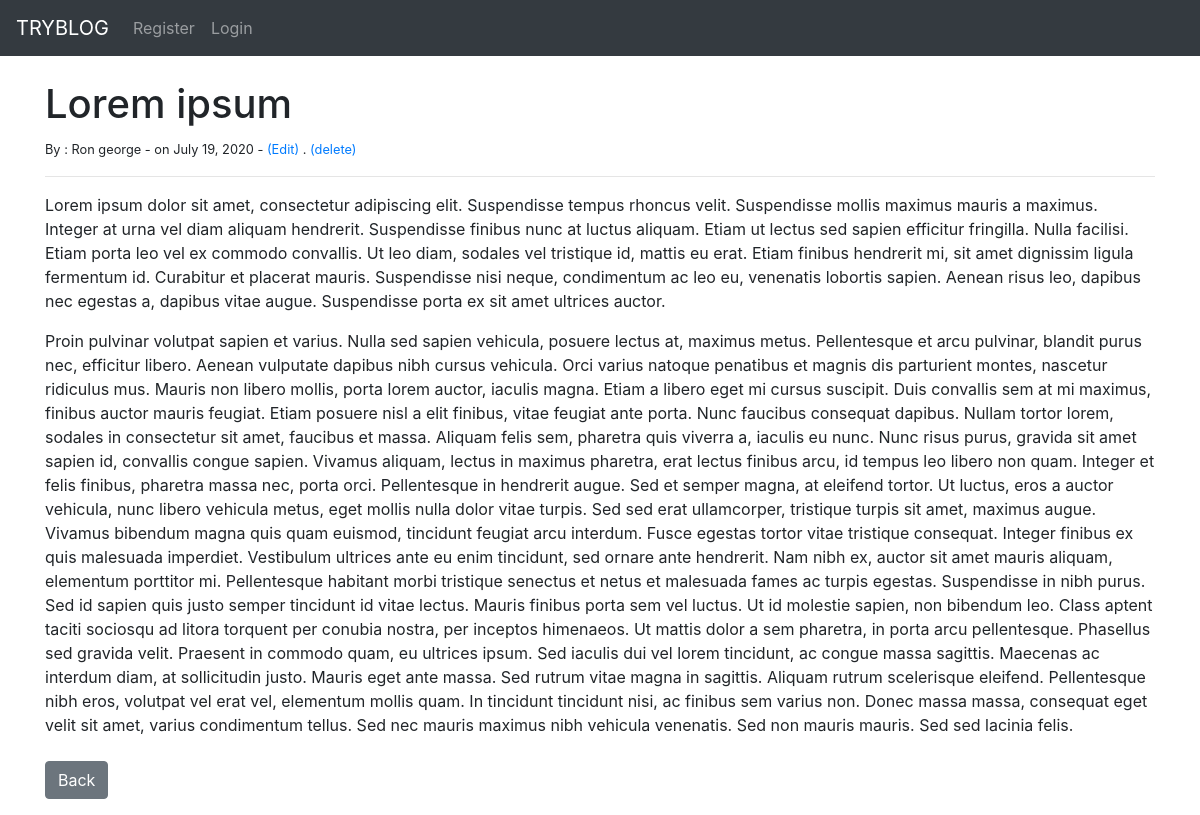
/article/7, run on the app's committed database.
### myblog/models.py (models this page shows, shortened)
class Post(models.Model):
    title = models.CharField(max_length=255)
    title_tag = models.CharField(max_length=255)
    author = models.ForeignKey(User, on_delete=models.CASCADE)
    body = models.TextField()
    post_date = models.DateField(auto_now_add=True)
    category = models.CharField(max_length=255,default='coding')

### myblog/views.py (the view)
# urls.py: path('article/<int:pk>',ArticleView.as_view(),name="article-details"),
class ArticleView(DetailView):
    model = Post
    template_name = 'article_details.html'

### myblog/templates/article_details.html (shortened to what this page needs)
{% extends 'base.html'%}
{% block content %}
<h1>{{ post.title }}</h1>
<small> By : {{post.author.first_name}} {{post.author.last_name}} - on {{ post.post_date }} -
    <a href="{% url 'update_post' post.pk %}">(Edit)</a> .
        <a href="{% url 'delete_post' post.pk %}">(delete)</a></small><br/>
<hr>
{{post.body|safe}}
<br/><br/>
<a href="{% url 'home' %}" class="btn btn-secondary">Back</a>
{% endblock %}

### data on the page
Post: title "Lorem ipsum", author.first_name "Ron", author.last_name "george", post_date "July 19, 2020", body "Lorem ipsum dolor sit amet, consectetur adipiscing elit. Suspendisse tempus rhoncus velit. Suspendisse mollis maximus mauris a maximus. Integer at urna vel diam aliquam hendrerit. Suspendisse finibus nunc at luctus aliquam. Etiam ut lectus sed sapien efficitur fringilla. Nulla facilisi. Etiam porta leo vel ex commodo convallis. Ut leo diam, sodales vel tristique id, mattis eu erat. Etiam finibus hendrerit mi, sit amet dignissim ligula fermentum id. Curabitur et placerat mauris. Suspendisse nisi neque, condimentum ac leo eu, venenatis lobortis sapien. Aenean risus leo, dapibus nec egestas a, dapibus vitae augue. Suspendisse porta ex sit amet ultrices auctor. Proin pulvinar volutpat sapien et…"
